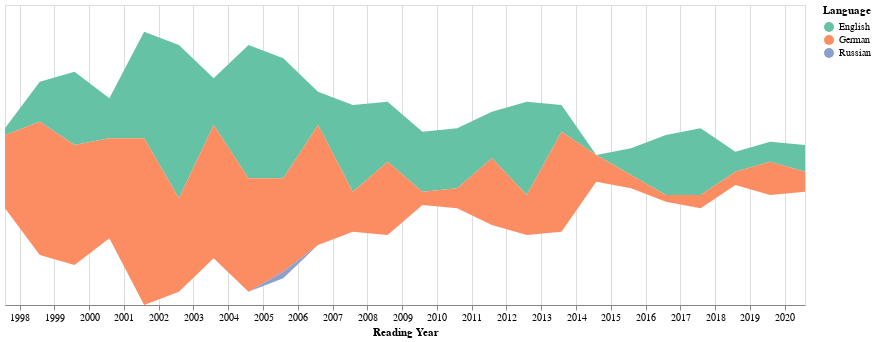

The cell this chart's notebook holds for it:
### Code cell
q = """
    PREFIX rdfs: <http://www.w3.org/2000/01/rdf-schema#> 
    PREFIX wdt: <http://www.wikidata.org/prop/direct/>
    PREFIX wd: <http://www.wikidata.org/entity/>
    SELECT DISTINCT ?book ?reading ?origlang_label ?readlang_label
    WHERE { 
        ?book a <https://birot.github.io/ontology/Book>. 
        ?book <https://birot.github.io/ontology/hasWikidataId> ?wiki.
        BIND (IRI(CONCAT(str(wd:),?wiki)) as ?wiki_book).
        OPTIONAL {service <https://query.wikidata.org/sparql> {
            ?wiki_book wdt:P407 ?origlang. ?origlang rdfs:label ?origlang_label filter (lang(?origlang_label) = "en").}}
        ?event <https://birot.github.io/ontology/hasBook> ?book.
        ?event <https://birot.github.io/ontology/hasStartDate> ?reading. 
        ?book <https://birot.github.io/ontology/hasLanguage> ?readlang.
        ?readlang rdfs:label ?readlang_label
        }
    """

dataframe = pandas.DataFrame(create_graph().query(q))
dataframe.columns=['Entity', 'Reading Year', 'Original Language', 'Language']
dataframe['Books'] = 1

altair.Chart(dataframe, title='').mark_area().encode(
    x='Reading Year:T', y=altair.Y('sum(Books)', stack="center", axis=None), 
    color=altair.Color('Language', scale=altair.Scale(scheme='set2'))).properties(width=800, height=300)

### Figure 1 — Vega-Lite specification as saved in the notebook (floating-point values rounded to 4 significant figures; data arrays with more than 128 entries replaced by an {"elided": "..."} marker saying what was removed)
{"usermeta": {"embedOptions": {"theme": "fivethirtyeight"}}, "config": {"view": {"continuousWidth": 400, "continuousHeight": 300}}, "data": {"name": "data-1520dc6fcbc61d49dff521fac1a34f00"}, "mark": "area", "encoding": {"color": {"type": "nominal", "field": "Language", "scale": {"scheme": "set2"}}, "x": {"type": "temporal", "field": "Reading Year"}, "y": {"type": "quantitative", "aggregate": "sum", "axis": null, "field": "Books", "stack": "center"}}, "height": 300, "title": "", "width": 800, "$schema": "https://vega.github.io/schema/vega-lite/v4.8.1.json", "datasets": {"data-1520dc6fcbc61d49dff521fac1a34f00": {"elided": "456 records"}}}
